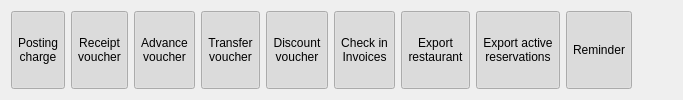
    <widget class="QWidget" name="w3" native="true">
     <layout class="QHBoxLayout" name="horizontalLayout_4">
      <item>
       <widget class="EToolbarButton" name="btnPostCharge">
        <property name="minimumSize">
         <size>
          <width>0</width>
          <height>0</height>
         </size>
        </property>
        <property name="maximumSize">
         <size>
          <width>5555</width>
          <height>5555</height>
         </size>
        </property>
        <property name="focusPolicy">
         <enum>Qt::NoFocus</enum>
        </property>
        <property name="text">
         <string>Posting
charge</string>
        </property>
        <property name="icon">
         <iconset resource="res.qrc">
          <normaloff>:/images/charge.png</normaloff>:/images/charge.png</iconset>
        </property>
        <property name="iconSize">
         <size>
          <width>32</width>
          <height>32</height>
         </size>
        </property>
        <property name="checkable">
         <bool>true</bool>
        </property>
        <property name="checked">
         <bool>true</bool>
        </property>
        <property name="toolButtonStyle">
         <enum>Qt::ToolButtonTextUnderIcon</enum>
        </property>
        <property name="autoRaise">
         <bool>true</bool>
        </property>
        <property name="arrowType">
         <enum>Qt::NoArrow</enum>
        </property>
        <property name="Tag" stdset="0">
         <string/>
        </property>
       </widget>
      </item>
      <item>
       <widget class="EToolbarButton" name="btnReceipt">
        <property name="minimumSize">
         <size>
          <width>0</width>
          <height>0</height>
         </size>
        </property>
        <property name="maximumSize">
         <size>
          <width>5555</width>
          <height>5555</height>
         </size>
        </property>
        <property name="focusPolicy">
         <enum>Qt::NoFocus</enum>
        </property>
        <property name="text">
         <string>Receipt
voucher</string>
        </property>
        <property name="icon">
         <iconset resource="res.qrc">
          <normaloff>:/images/credit-card.png</normaloff>:/images/credit-card.png</iconset>
        </property>
        <property name="iconSize">
         <size>
          <width>32</width>
          <height>32</height>
         </size>
        </property>
        <property name="checkable">
         <bool>true</bool>
        </property>
        <property name="checked">
         <bool>true</bool>
        </property>
        <property name="toolButtonStyle">
         <enum>Qt::ToolButtonTextUnderIcon</enum>
        </property>
        <property name="autoRaise">
         <bool>true</bool>
        </property>
        <property name="Tag" stdset="0">
         <string/>
        </property>
       </widget>
      </item>
      <item>
       <widget class="EToolbarButton" name="btnAdvance">
        <property name="minimumSize">
         <size>
          <width>0</width>
          <height>0</height>
         </size>
        </property>
        <property name="maximumSize">
         <size>
          <width>5555</width>
          <height>5555</height>
         </size>
        </property>
        <property name="focusPolicy">
         <enum>Qt::NoFocus</enum>
        </property>
        <property name="text">
         <string>Advance
voucher</string>
        </property>
        <property name="icon">
         <iconset resource="res.qrc">
          <normaloff>:/images/advance.png</normaloff>:/images/advance.png</iconset>
        </property>
        <property name="iconSize">
         <size>
          <width>32</width>
          <height>32</height>
         </size>
        </property>
        <property name="checkable">
         <bool>true</bool>
        </property>
        <property name="checked">
         <bool>true</bool>
        </property>
        <property name="toolButtonStyle">
         <enum>Qt::ToolButtonTextUnderIcon</enum>
        </property>
        <property name="autoRaise">
         <bool>true</bool>
        </property>
        <property name="Tag" stdset="0">
         <string/>
        </property>
       </widget>
      </item>
      <item>
       <widget class="EToolbarButton" name="btnTransfer">
        <property name="minimumSize">
         <size>
          <width>0</width>
          <height>0</height>
         </size>
        </property>
        <property name="maximumSize">
         <size>
          <width>5555</width>
          <height>5555</height>
         </size>
        </property>
        <property name="focusPolicy">
         <enum>Qt::NoFocus</enum>
        </property>
        <property name="text">
         <string>Transfer
voucher</string>
        </property>
        <property name="icon">
         <iconset resource="res.qrc">
          <normaloff>:/images/goto.png</normaloff>:/images/goto.png</iconset>
        </property>
        <property name="iconSize">
         <size>
          <width>32</width>
          <height>32</height>
         </size>
        </property>
        <property name="checkable">
         <bool>true</bool>
        </property>
        <property name="checked">
         <bool>true</bool>
        </property>
        <property name="toolButtonStyle">
         <enum>Qt::ToolButtonTextUnderIcon</enum>
        </property>
        <property name="autoRaise">
         <bool>true</bool>
        </property>
        <property name="Tag" stdset="0">
         <string/>
        </property>
       </widget>
      </item>
      <item>
       <widget class="EToolbarButton" name="btnDiscount">
        <property name="minimumSize">
         <size>
          <width>0</width>
          <height>0</height>
         </size>
        </property>
        <property name="maximumSize">
         <size>
          <width>5555</width>
          <height>5555</height>
         </size>
        </property>
        <property name="focusPolicy">
         <enum>Qt::NoFocus</enum>
        </property>
        <property name="text">
         <string>Discount
voucher</string>
        </property>
        <property name="icon">
         <iconset resource="res.qrc">
          <normaloff>:/images/discount.png</normaloff>:/images/discount.png</iconset>
        </property>
        <property name="iconSize">
         <size>
          <width>32</width>
          <height>32</height>
         </size>
        </property>
        <property name="checkable">
         <bool>true</bool>
        </property>
        <property name="checked">
         <bool>true</bool>
        </property>
        <property name="toolButtonStyle">
         <enum>Qt::ToolButtonTextUnderIcon</enum>
        </property>
        <property name="autoRaise">
         <bool>true</bool>
        </property>
        <property name="Tag" stdset="0">
         <string/>
        </property>
       </widget>
      </item>
      <item>
       <widget class="EToolbarButton" name="btnOnlineInvoice">
        <property name="minimumSize">
         <size>
          <width>0</width>
          <height>0</height>
         </size>
        </property>
        <property name="maximumSize">
         <size>
          <width>5555</width>
          <height>5555</height>
         </size>
        </property>
        <property name="focusPolicy">
         <enum>Qt::NoFocus</enum>
        </property>
        <property name="text">
         <string>Check in
Invoices</string>
        </property>
        <property name="icon">
         <iconset resource="res.qrc">
          <normaloff>:/images/invoice.png</normaloff>:/images/invoice.png</iconset>
        </property>
        <property name="iconSize">
         <size>
          <width>32</width>
          <height>32</height>
         </size>
        </property>
        <property name="checkable">
         <bool>true</bool>
        </property>
        <property name="checked">
         <bool>true</bool>
        </property>
        <property name="toolButtonStyle">
         <enum>Qt::ToolButtonTextUnderIcon</enum>
        </property>
        <property name="autoRaise">
         <bool>true</bool>
        </property>
        <property name="Tag" stdset="0">
         <string/>
        </property>
       </widget>
      </item>
      <item>
       <widget class="EToolbarButton" name="btnExportRestaurant">
        <property name="minimumSize">
         <size>
          <width>0</width>
          <height>0</height>
         </size>
        </property>
        <property name="maximumSize">
         <size>
          <width>5555</width>
          <height>5555</height>
         </size>
        </property>
        <property name="focusPolicy">
         <enum>Qt::NoFocus</enum>
        </property>
        <property name="text">
         <string>Export
restaurant</string>
        </property>
        <property name="icon">
         <iconset resource="res.qrc">
          <normaloff>:/images/database.png</normaloff>:/images/database.png</iconset>
        </property>
        <property name="iconSize">
         <size>
          <width>32</width>
          <height>32</height>
         </size>
        </property>
        <property name="checkable">
         <bool>true</bool>
        </property>
        <property name="checked">
         <bool>true</bool>
        </property>
        <property name="toolButtonStyle">
         <enum>Qt::ToolButtonTextUnderIcon</enum>
        </property>
        <property name="autoRaise">
         <bool>true</bool>
        </property>
        <property name="Tag" stdset="0">
         <string/>
        </property>
       </widget>
      </item>
      <item>
       <widget class="EToolbarButton" name="btnExportActiveReservation">
        <property name="minimumSize">
         <size>
          <width>0</width>
          <height>0</height>
         </size>
        </property>
        <property name="maximumSize">
         <size>
          <width>5555</width>
          <height>5555</height>
         </size>
        </property>
        <property name="focusPolicy">
         <enum>Qt::NoFocus</enum>
        </property>
        <property name="text">
         <string>Export active
reservations</string>
        </property>
        <property name="icon">
         <iconset resource="res.qrc">
          <normaloff>:/images/database.png</normaloff>:/images/database.png</iconset>
        </property>
        <property name="iconSize">
         <size>
          <width>32</width>
          <height>32</height>
         </size>
        </property>
        <property name="checkable">
         <bool>true</bool>
        </property>
        <property name="checked">
         <bool>true</bool>
        </property>
        <property name="toolButtonStyle">
         <enum>Qt::ToolButtonTextUnderIcon</enum>
        </property>
        <property name="autoRaise">
         <bool>true</bool>
        </property>
        <property name="Tag" stdset="0">
         <string/>
        </property>
       </widget>
      </item>
      <item>
       <widget class="EToolbarButton" name="btnNotes">
        <property name="minimumSize">
         <size>
          <width>0</width>
          <height>0</height>
         </size>
        </property>
        <property name="maximumSize">
         <size>
          <width>555</width>
          <height>555</height>
         </size>
        </property>
        <property name="focusPolicy">
         <enum>Qt::NoFocus</enum>
        </property>
        <property name="text">
         <string>Reminder</string>
        </property>
        <property name="icon">
         <iconset resource="res.qrc">
          <normaloff>:/images/notepad.png</normaloff>:/images/notepad.png</iconset>
        </property>
        <property name="iconSize">
         <size>
          <width>32</width>
          <height>32</height>
         </size>
        </property>
        <property name="checkable">
         <bool>true</bool>
        </property>
        <property name="checked">
         <bool>true</bool>
        </property>
        <property name="toolButtonStyle">
         <enum>Qt::ToolButtonTextUnderIcon</enum>
        </property>
        <property name="autoRaise">
         <bool>true</bool>
        </property>
        <property name="Tag" stdset="0">
         <string/>
        </property>
       </widget>
      </item>
      <item>
       <spacer name="horizontalSpacer_3">
        <property name="orientation">
         <enum>Qt::Horizontal</enum>
        </property>
        <property name="sizeHint" stdset="0">
         <size>
          <width>40</width>
          <height>20</height>
         </size>
        </property>
       </spacer>
      </item>
     </layout>
    </widget>
